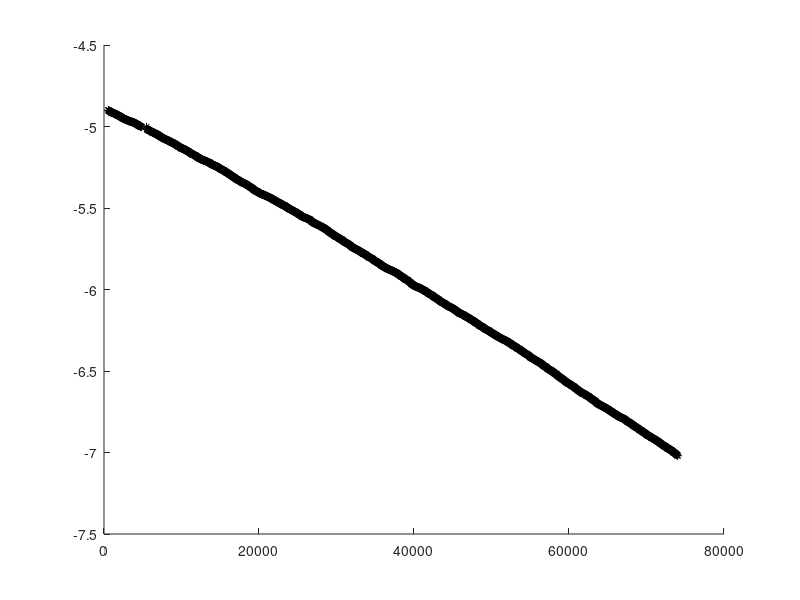

Source code (MATLAB):
close all
clear all
clc

data = importdata('log_debug_1.txt',' ');

t = data(:,1).*1000 + data(:,2)./1000;


figure(1)
hold on

plot(t,data(:,5),'*k')


hold off

